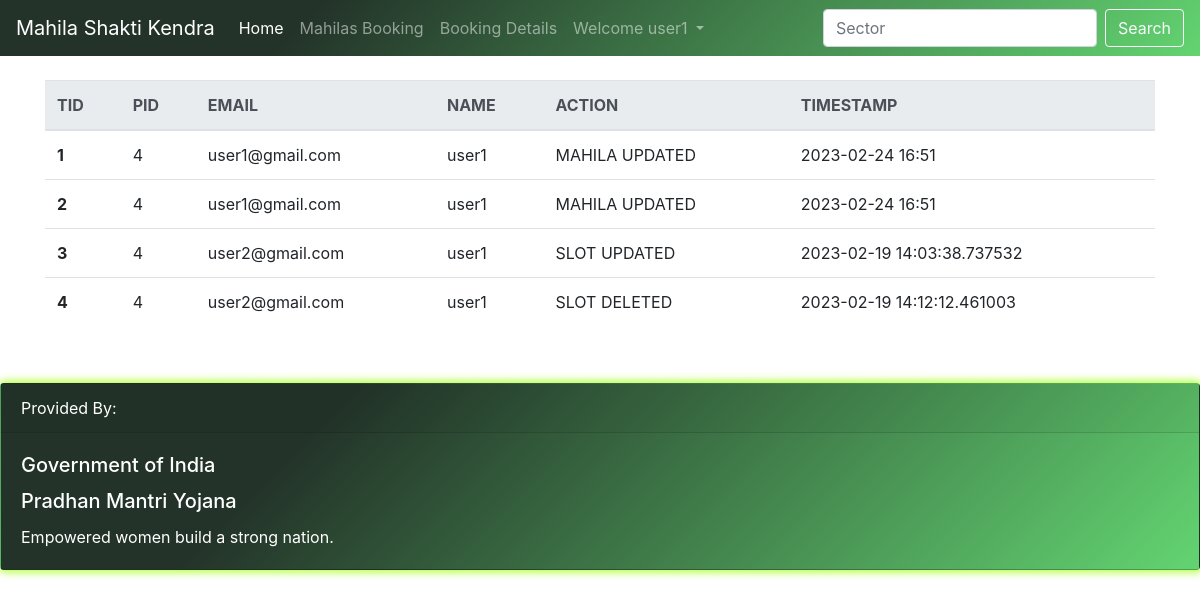
/details (signed in), run on the app's committed database.
### app.py (models this page shows)
class User(UserMixin,db.Model):
    id=db.Column(db.Integer,primary_key=True)
    username=db.Column(db.String(50))
    usertype=db.Column(db.String(50))
    email=db.Column(db.String(50),unique=True)
    password=db.Column(db.String(1000))

class Trigr(db.Model):
    tid=db.Column(db.Integer,primary_key=True)
    pid=db.Column(db.Integer)
    email=db.Column(db.String(50))
    name=db.Column(db.String(50))
    action=db.Column(db.String(50))
    timestamp=db.Column(db.String(50))

### app.py (the view)
@app.route('/details')
@login_required
def details():
    posts=db.engine.execute("SELECT * FROM `trigr`")
    return render_template('trigers.html',posts=posts)

### app.py (called while the page is built)
@login_manager.user_loader
def load_user(user_id):
    return User.query.get(int(user_id))

### templates/trigers.html (shortened to what this page needs)
{% extends 'base.html' %}
{% block body %}
  <div class="container mt-4">
<table class="table">
  <thead class="thead-light">
    <tr>
      <th scope="col">TID</th>
      <th scope="col">PID</th>
      <th scope="col">EMAIL</th>
      <th scope="col">NAME</th>
      <th scope="col">ACTION</th>
      <th scope="col">TIMESTAMP</th>
    </tr>
  </thead>
  <tbody>
  {% for post in posts %}
    <tr>
      <th scope="row">{{post.tid}}</th>
      <td>{{post.pid}}</td>
      <td>{{post.email}}</td>
      <td>{{post.name}}</td>
      <td>{{post.action}}</td>
      <td>{{post.timestamp}}</td>
    </tr>
{% endfor %}
  </tbody>
</table>
</div>
{% endblock body %}

### templates/base.html (shortened to what this page needs)
<!doctype html>
<html lang="en">
<head>
    <link rel="stylesheet" href="static/css/virtualregister.css">
    <link rel="stylesheet" href="https://cdn.jsdelivr.net/npm/bootstrap@4.5.3/dist/css/bootstrap.min.css">
</head>
<body>
    <nav class="navbar navbar-expand-lg navbar-dark bg-dark">
        <a class="navbar-brand" href="/">Mahila Shakti Kendra</a>
        <div class="collapse navbar-collapse" id="navbarSupportedContent">
            <ul class="navbar-nav mr-auto">
                <li class="nav-item active">
                    <a class="nav-link" href="/">Home <span class="sr-only">(current)</span></a>
                </li>
{% if current_user.usertype=="Financer" %}
  <li class="nav-item">
                    <a class="nav-link" href="/financers">Financers</a>
                </li>
                <li class="nav-item">
                    <a class="nav-link" href="/bookings">Booking Details</a>
                </li>
                <li class="nav-item">
                    <a class="nav-link" href="/details">Mahilas Details</a>
                </li>
{% else %}
                <li class="nav-item">
                    <a class="nav-link" href="/mahilas">Mahilas Booking</a>
                </li>
                <li class="nav-item">
                    <a class="nav-link" href="/bookings">Booking Details</a>
                </li>
{% endif %}
    {% if current_user.is_authenticated  %}
                <li class="nav-item dropdown">
                    <a class="nav-link dropdown-toggle" href="#" id="navbarDropdown" role="button" data-toggle="dropdown" aria-haspopup="true" aria-expanded="false">
                Welcome {{current_user.username}}
              </a>
                </li>
{% endif %}
            </ul>
            <form class="form-inline my-2 my-lg-0" action="/search" method="post">
                <input class="form-control mr-sm-2" type="search" placeholder="Sector" name="search" aria-label="Search">
                <button class="btn btn-outline-light my-2 my-sm-0" type="submit">Search</button>
            </form>
        </div>
    </nav>
    {% block body %}
    {% endblock body %}
<div class="card text-white bg-dark">
  <div class="card-header">Provided By:</div>
  <div class="card-body">
    <h5 class="card-title">Government of India</h5>
    <h5 class="card-title">Pradhan Mantri Yojana</h5>
    <p class="card-text">Empowered women build a strong nation.</p>
  </div>
</div>
</body>
</html>

### static/css/virtualregister.css (style rules this page uses)
.card { margin-top: 57px; border-radius: 8px 40px 40px 8px; transition: all 0.5s ease-in-out; box-shadow: 1px 0px 8px 2px greenyellow; }
.bg-dark { background-color: #63d471; background-image: linear-gradient(315deg, #63d471 0%, #233329 74%); }

### data on the page
User: username "user1"
Trigr: tid "1", pid "4", email "user1@gmail.com", name "user1", action "MAHILA UPDATED", timestamp "2023-02-24 16:51"
Trigr: tid "2", pid "4", email "user1@gmail.com", name "user1", action "MAHILA UPDATED", timestamp "2023-02-24 16:51"
Trigr: tid "3", pid "4", email "user2@gmail.com", name "user1", action "SLOT UPDATED", timestamp "2023-02-19 14:03:38.737532"
Trigr: tid "4", pid "4", email "user2@gmail.com", name "user1", action "SLOT DELETED", timestamp "2023-02-19 14:12:12.461003"
